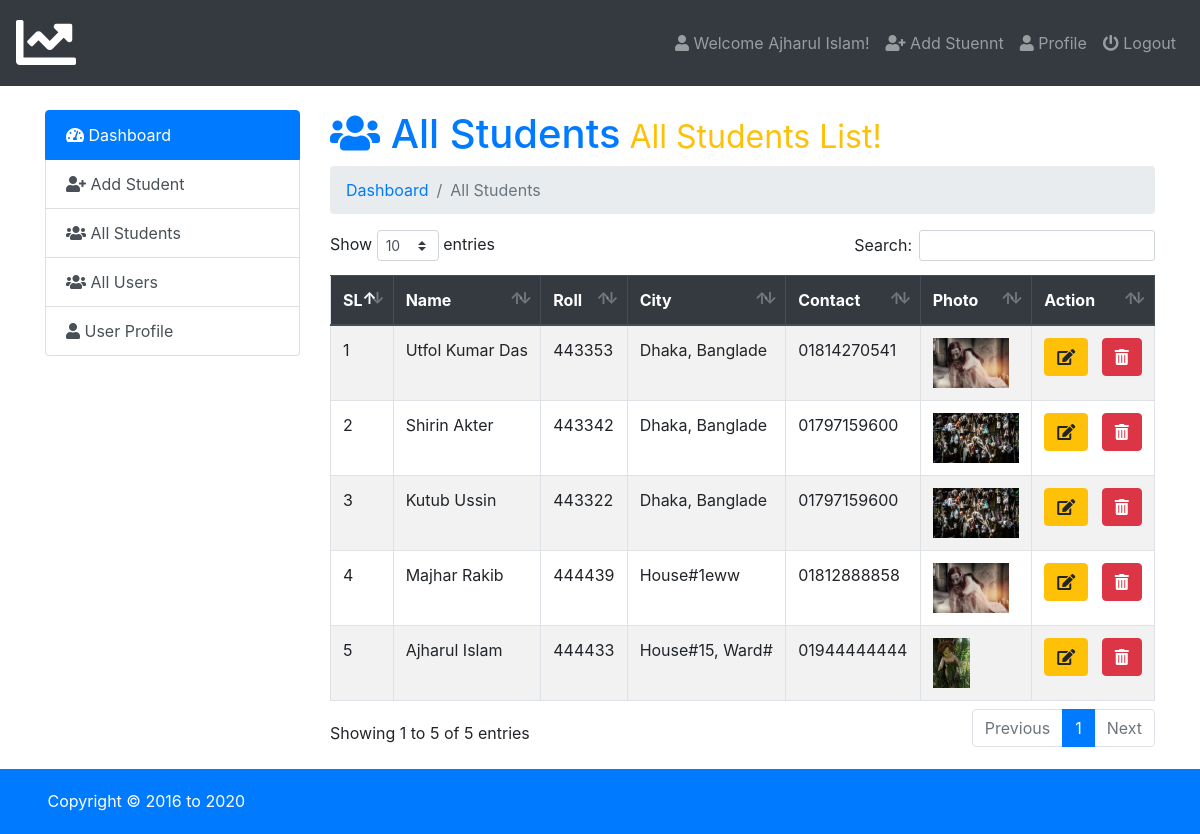
/admin/index.php?page=all-student (signed in), run on the app's committed database.
### tables this page shows
CREATE TABLE `users` (
  `id` int(5) NOT NULL,
  `name` varchar(50) NOT NULL,
  `email` varchar(50) NOT NULL,
  `username` varchar(50) NOT NULL,
  `password` varchar(100) NOT NULL,
  `photo` varchar(50) NOT NULL,
  `status` varchar(12) NOT NULL,
  `datetime` timestamp NOT NULL DEFAULT current_timestamp()
);

CREATE TABLE `student_info` (
  `id` int(5) NOT NULL,
  `name` varchar(20) NOT NULL,
  `roll` int(6) NOT NULL,
  `class` varchar(3) NOT NULL,
  `city` varchar(15) NOT NULL,
  `pcontact` varchar(11) NOT NULL,
  `photo` varchar(50) NOT NULL,
  `datetime` timestamp NOT NULL DEFAULT current_timestamp()
);

### admin/all-student.php (the view, shortened to what this page needs)
<h1 class="text-primary"><i class="fas fa-users"></i>  All Students<small class="text-warning"> All Students List!</small></h1>
<nav aria-label="breadcrumb">
  <ol class="breadcrumb">
     <li class="breadcrumb-item" aria-current="page"><a href="index.php">Dashboard </a></li>
     <li class="breadcrumb-item active" aria-current="page">All Students</li>
  </ol>
</nav>
<table class="table  table-striped table-hover table-bordered" id="data">
  <thead class="thead-dark">
    <tr>
      <th scope="col">SL</th>
      <th scope="col">Name</th>
      <th scope="col">Roll</th>
      <th scope="col">City</th>
      <th scope="col">Contact</th>
      <th scope="col">Photo</th>
      <th scope="col">Action</th>
    </tr>
  </thead>
  <tbody>
    <?php
      $query=mysqli_query($db_con,'SELECT * FROM `student_info` ORDER BY `student_info`.`datetime` DESC;');
      $i=1;
      while ($result = mysqli_fetch_array($query)) { ?>
      <tr>
        <?php
        echo '<td>'.$i.'</td>
          <td>'.ucwords($result['name']).'</td>
          <td>'.$result['roll'].'</td>
          <td>'.ucwords($result['city']).'</td>
          <td>'.$result['pcontact'].'</td>
          <td><img src="images/'.$result['photo'].'" height="50px"></td>
          <td>
            <a class="btn btn-xs btn-warning" href="index.php?page=editstudent&id='.base64_encode($result['id']).'&photo='.base64_encode($result['photo']).'">
              <i class="fa fa-edit"></i></a>
             &nbsp; <a class="btn btn-xs btn-danger" onclick="javascript:confirmationDelete($(this));return false;" href="index.php?page=delete&id='.base64_encode($result['id']).'&photo='.base64_encode($result['photo']).'">
             <i class="fas fa-trash-alt"></i></a></td>';?>
      </tr>
     <?php $i++;} ?>
  </tbody>
</table>

### admin/index.php (shortened to what this page needs)
<?php require_once 'db_con.php';
?>
<!doctype html>
<html lang="en">
  <head>
    <link rel="stylesheet" href="../css/bootstrap.min.css">
    <link rel="stylesheet" href="../css/dataTables.bootstrap4.min.css">
    <link rel="stylesheet" href="../css/fontawesome.min.css">
    <link rel="stylesheet" href="../css/solid.min.css">
    <link rel="stylesheet" href="https://cdnjs.cloudflare.com/ajax/libs/animate.css/4.0.0/animate.min.css"/>
    <link rel="stylesheet" type="text/css" href="../css/style.css">
  </head>
  <body>
<nav class="navbar navbar-expand-lg navbar-dark bg-dark">
  <a class="navbar-brand" href="index.php"><i class="fas fa-chart-line fa-3x"></i></a>
  <div class="navbar-collapse collapse justify-content-end" id="navbarSupportedContent">
    <?php $showuser = $_SESSION['user_login']; $haha = mysqli_query($db_con,"SELECT * FROM `users` WHERE `username`='$showuser';"); $showrow=mysqli_fetch_array($haha); ?>
    <ul class="nav navbar-nav ">
      <li class="nav-item"><a class="nav-link" href="index.php?page=user-profile"><i class="fa fa-user"></i> Welcome <?php echo $showrow['name']; ?>!</a></li>
      <li class="nav-item"><a class="nav-link" href="index.php?page=add-student"><i class="fa fa-user-plus"></i> Add Stuennt</a></li>
      <li class="nav-item"><a class="nav-link" href="index.php?page=user-profile"><i class="fa fa-user"></i> Profile</a></li>
      <li class="nav-item"><a class="nav-link" href="logout.php"><i class="fa fa-power-off"></i> Logout</a></li>
    </ul>
  </div>
</nav>
<br>
    <div class="container">
        <div class="row">
          <div class="col-md-3">
            <div class="list-group">
              <a href="index.php?page=dashboard" class="list-group-item list-group-item-action active">
               <i class="fas fa-tachometer-alt"></i> Dashboard
              </a>
              <a href="index.php?page=add-student" class="list-group-item list-group-item-action"><i class="fa fa-user-plus"></i> Add Student</a>
              <a href="index.php?page=all-student" class="list-group-item list-group-item-action"><i class="fa fa-users"></i> All Students</a>
              <a href="index.php?page=all-users" class="list-group-item list-group-item-action"><i class="fa fa-users"></i> All Users</a>
              <a href="index.php?page=user-profile" class="list-group-item list-group-item-action"><i class="fa fa-user"></i> User Profile</a>
            </div>
          </div>
          <div class="col-md-9">
             <div class="content">
                 <?php
                   if (isset($_GET['page'])) {
                    $page = $_GET['page'].'.php';
                    }else{
                      $page = 'dashboard.php';
                    }
                    if (file_exists($page)) {
                      require_once $page;
                    }else{
                      require_once '404.php';
                    }
                  ?>
             </div>
        </div>
        </div>
    </div>
    <footer>
      <div class="container">
      <p>Copyright &copy; 2016 to <?php echo date('Y') ?></p>
      </div>
    </footer>
  </body>
</html>

### css/style.css (style rules this page uses)
footer { background: #007BFF; color:#fff; padding: 20px 0px 5px 5px; margin-top: 20px; }

### data on the page
users: name "Ajharul Islam"
student_info: name "Utfol Kumar Das", roll "443353", city "Dhaka, Banglade", pcontact "01814270541", photo (picture)
student_info: name "Shirin Akter", roll "443342", city "Dhaka, Banglade", pcontact "01797159600", photo (picture)
student_info: name "Kutub Ussin", roll "443322", city "Dhaka, Banglade", pcontact "01797159600", photo (picture)
student_info: name "Majhar Rakib", roll "444439", city "House#1eww", pcontact "01812888858", photo (picture)
student_info: name "Ajharul Islam", roll "444433", city "House#15, Ward#", pcontact "01944444444", photo (picture)
